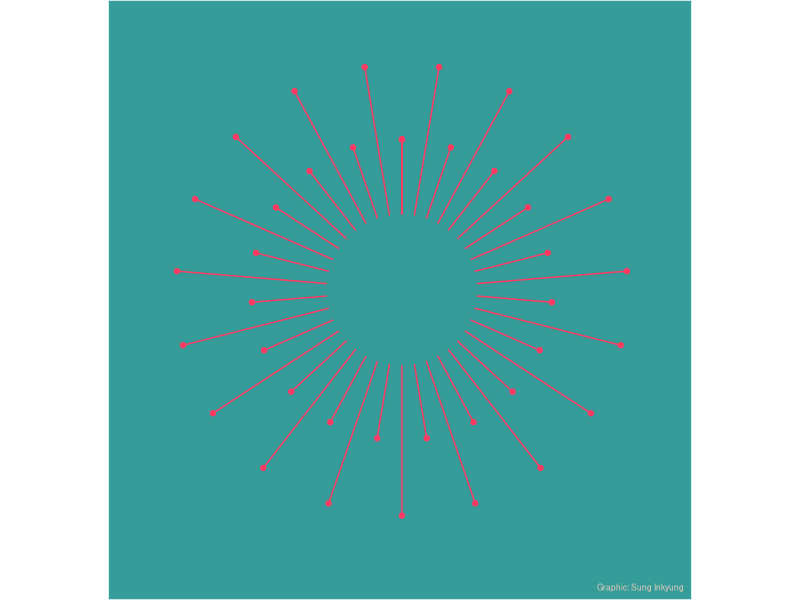

The R source for this figure:
## ---- chunk 1
knitr::opts_chunk$set(echo = TRUE)
## ---- chunk 2
library(ggplot2)
library(dplyr)
library(gganimate)
## ---- chunk 3

lines <-  tibble(
  x = seq(0, 19, by = .5),
  xend = x, 
  y = c(rep(c(5, 10), 19), 5),
  yend = rep(0, 39),
  speed = 3
)

dots <-  lines %>% 
  select(x, y)

# Static Plot
plot1 <- ggplot() +
  geom_segment(data = lines,
               aes(x = x, 
                   xend = xend,
                   y = y,
                   yend = yend),
               color = "#ff3961") +
  geom_point(data = dots,
             aes(x, y),
             color = "#ff3961") +
  labs(caption = "Graphic: Sung Inkyung") +
  scale_x_continuous(limits = c(0, 19)) +
  scale_y_continuous(limits = c(-5, 10)) +
  coord_polar() +
  theme(plot.background = element_rect(fill = "#359c9a"),
        panel.background = element_rect(fill = "#359c9a"),
        panel.grid = element_blank(),
        plot.caption = element_text(size = 6,
                                    color = "#e2cbba"),
        axis.title = element_blank(),
        axis.text = element_blank(),
        axis.ticks = element_blank())

ggsave(here::here("figures", "polar1.png"), width = 10, height = 10, units = "cm")
 
